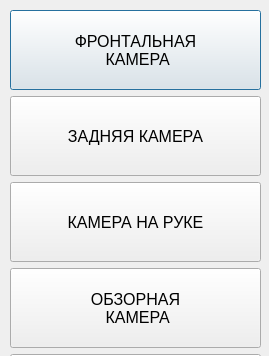
<?xml version="1.0" encoding="UTF-8"?>
<ui version="4.0">
 <class>dgCameraSelection</class>
 <widget class="QDialog" name="dgCameraSelection">
  <property name="geometry">
   <rect>
    <x>0</x>
    <y>0</y>
    <width>269</width>
    <height>356</height>
   </rect>
  </property>
  <property name="sizePolicy">
   <sizepolicy hsizetype="Expanding" vsizetype="Expanding">
    <horstretch>0</horstretch>
    <verstretch>0</verstretch>
   </sizepolicy>
  </property>
  <property name="font">
   <font>
    <pointsize>12</pointsize>
   </font>
  </property>
  <property name="windowTitle">
   <string>Dialog</string>
  </property>
  <property name="sizeGripEnabled">
   <bool>false</bool>
  </property>
  <widget class="QWidget" name="verticalLayoutWidget">
   <property name="geometry">
    <rect>
     <x>10</x>
     <y>10</y>
     <width>251</width>
     <height>518</height>
    </rect>
   </property>
   <layout class="QVBoxLayout" name="verticalLayout">
    <item>
     <widget class="QPushButton" name="btCamera1">
      <property name="minimumSize">
       <size>
        <width>200</width>
        <height>80</height>
       </size>
      </property>
      <property name="font">
       <font>
        <pointsize>12</pointsize>
       </font>
      </property>
      <property name="text">
       <string>ФРОНТАЛЬНАЯ 
 КАМЕРА</string>
      </property>
     </widget>
    </item>
    <item>
     <widget class="QPushButton" name="btCamera2">
      <property name="minimumSize">
       <size>
        <width>200</width>
        <height>80</height>
       </size>
      </property>
      <property name="font">
       <font>
        <pointsize>12</pointsize>
       </font>
      </property>
      <property name="text">
       <string>ЗАДНЯЯ КАМЕРА</string>
      </property>
     </widget>
    </item>
    <item>
     <widget class="QPushButton" name="btCamera3">
      <property name="minimumSize">
       <size>
        <width>200</width>
        <height>80</height>
       </size>
      </property>
      <property name="font">
       <font>
        <pointsize>12</pointsize>
       </font>
      </property>
      <property name="text">
       <string>КАМЕРА НА РУКЕ</string>
      </property>
     </widget>
    </item>
    <item>
     <widget class="QPushButton" name="btCamera4">
      <property name="minimumSize">
       <size>
        <width>200</width>
        <height>80</height>
       </size>
      </property>
      <property name="font">
       <font>
        <pointsize>12</pointsize>
       </font>
      </property>
      <property name="text">
       <string>ОБЗОРНАЯ 
 КАМЕРА</string>
      </property>
     </widget>
    </item>
    <item>
     <widget class="QPushButton" name="btCamera5">
      <property name="minimumSize">
       <size>
        <width>200</width>
        <height>80</height>
       </size>
      </property>
      <property name="font">
       <font>
        <pointsize>14</pointsize>
       </font>
      </property>
      <property name="text">
       <string>Камера 5</string>
      </property>
     </widget>
    </item>
    <item>
     <widget class="QPushButton" name="btCamera6">
      <property name="minimumSize">
       <size>
        <width>200</width>
        <height>80</height>
       </size>
      </property>
      <property name="font">
       <font>
        <pointsize>14</pointsize>
       </font>
      </property>
      <property name="text">
       <string>Камера 6</string>
      </property>
     </widget>
    </item>
    <item>
     <spacer name="verticalSpacer">
      <property name="orientation">
       <enum>Qt::Vertical</enum>
      </property>
      <property name="sizeHint" stdset="0">
       <size>
        <width>20</width>
        <height>40</height>
       </size>
      </property>
     </spacer>
    </item>
   </layout>
  </widget>
 </widget>
 <resources/>
 <connections/>
</ui>
